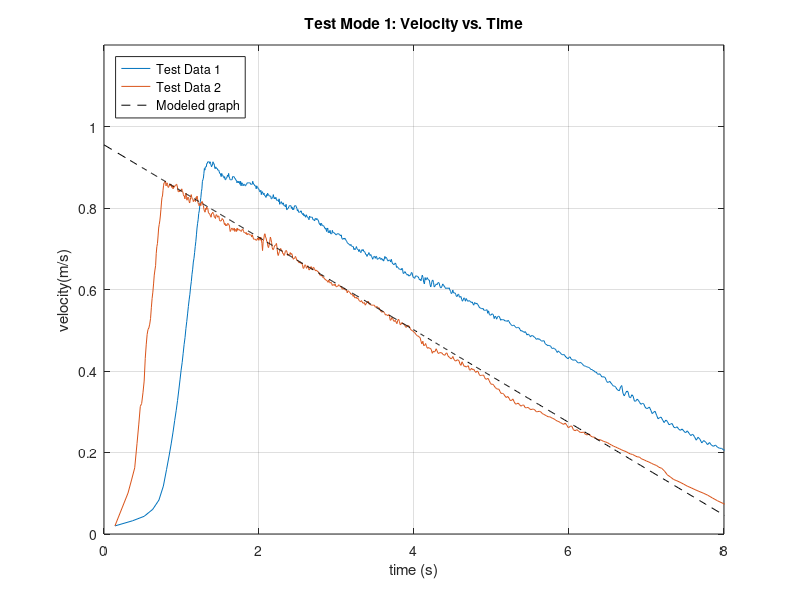

This figure's MATLAB source:
clearvars;

Mcar = 3.3534;      %measured mass
Me = Mcar + 0.3;    %mass in kg
Fc = 0.415;         %o-ring resistance calculated
Fp = 3.9359;        %propellor force in N
B = 3.190;          %damping coefficient calculated

deltT = 28.2e-6;    %elapsed time between individual counts
N=40;               %optical targets per revolution
D=2.802;            %value in inches
T = 28.2e-6;        %seconds between each count
r = D/2;
inPerM = 39.3701;   %inches per meter

deltX = (2*pi*(r/inPerM))/N;            %get the distance traveled between ticks

deltT = load('TESTMODE1A.TXT')';
deltT = T*deltT;                        %convert deltT to seconds

%create x vector
x(1)=0;
for i = 1:length(deltT);
    x(i+1)=x(i)+deltX;
end

%create t vector
sum = 0;
t(1)=0;
for i = 2:length(deltT)+1
    sum = sum + deltT(i-1);
    t(i) = sum;
end

%create tMean vector
for i = 1:length(deltT)
    tMean(i) = t(i)+(t(i+1)-t(i))/2;
end

%create velocity vector
for i = 1:length(tMean)
    v(i) = (x(i+1)-x(i))/(t(i+1)-t(i));
end

%plot function
plot(tMean, v);
axis([0,8,0,1.2]);
grid on;
title('Test Mode 1: Velocity vs. Time');
xlabel('time (s)');
ylabel('velocity(m/s)');
hold on;

% REPEAT FOR SECOND GRAPH

deltT = load('TESTMODE1B.TXT')';
deltT = T*deltT;                        %convert deltT to seconds

%create x vector
x(1)=0;
for i = 1:length(deltT);
    x(i+1)=x(i)+deltX;
end

%create t vector
sum = 0;
t(1)=0;
for i = 2:length(deltT)+1
    sum = sum + deltT(i-1);
    t(i) = sum;
end

%create tMean vector
for i = 1:length(deltT)
    tMean(i) = t(i)+(t(i+1)-t(i))/2;
end

%create velocity vector
for i = 1:length(tMean)
    v(i) = (x(i+1)-x(i))/(t(i+1)-t(i));
end

%plot function
plot(tMean, v);


%Compare our data to the model equation from prelab
shift = 0.7875;
v0 = max(v);
vComp = (-Fc/Me)*(t-shift)+v0;     %shift over and up to fit

plot(t,vComp, '--k');
legend('Test Data 1', 'Test Data 2', 'Modeled graph', 'Location', 'NorthWest');
hold off;

% %estimate Fc:
%To estimate Fc I first plotted my testmode data in matlab. Then, on the
%   graph I used the paint tool, selected a portion of it that didn't seem
%   too noisy, and created a new matrix of it called data (this has the
%   first column of t values and the second column of v values). The
%   derivative of this graph is acceleration, and I approximated that
%   derivative using the polyfit function. This gave me a vector of
%   acceleration values, and I arbitrarily chose the first one for my
%   value. Now that I had v', I could use the simple formula Fc = -v'*Me
%   (given in the lab handout) to estimate Fc.
%Code:
%   acceleration= polyfit(data(:,1),data(:,2),1);
%   Fc = -acceleration(1)*Me

